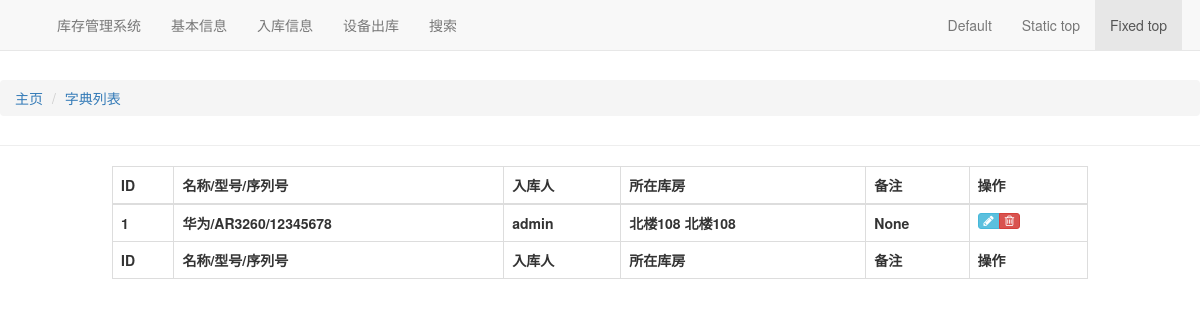
The app's page /stock/deviceins, older data.
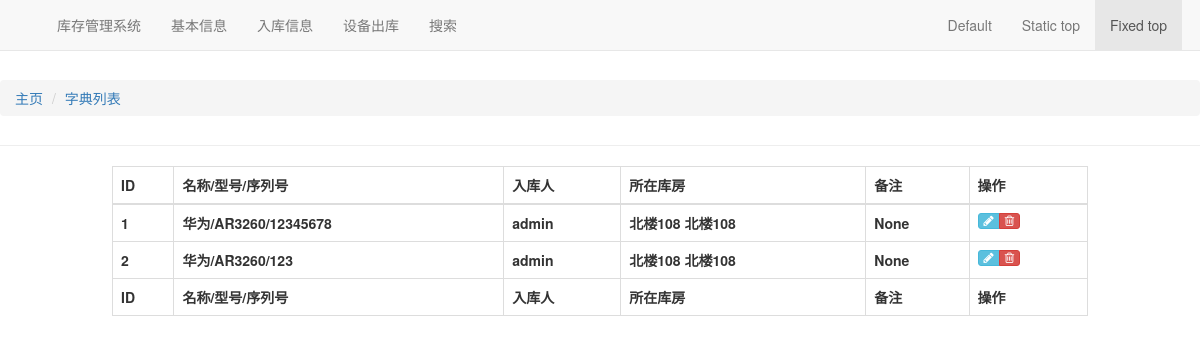
The same page, newer data.
### stock/models.py (models this page shows, shortened)
class DeviceIn(CommonInfo):
    device = models.ForeignKey(
        Device,
        on_delete=models.SET_NULL,
        blank=True,
        null=True,
    )
    warehouse = models.ForeignKey(
        Warehouse,
        on_delete=models.SET_NULL,
        blank=True,
        null=True,
    )
    employee = models.ForeignKey(
        UserProfile,
        on_delete=models.SET_NULL,
        blank=True,
        null=True,
    )
    class Meta:
        verbose_name = '设备入库表'
        verbose_name_plural = '设备入库表'

### asset/models.py (models this page shows, shortened)
class Device(CommonInfo):
    status_choice = (
        (1, '在库中'),
        (2, '已出库'),
    )
    good_choice = (
        (1, '故障'),
        (5, '良好'),
    )
    brand = models.ForeignKey(Wordbook,
                              blank=True,
                              on_delete=models.SET_NULL,
                              related_name='device_brands',
                              null=True,
                              verbose_name="名称")
    model = models.ForeignKey(Wordbook,
                              blank=True,
                              on_delete=models.SET_NULL,
                              related_name='device_models',
                              null=True,
                              verbose_name="型号")
    sn = models.CharField(max_length=100, verbose_name="设备编码", db_index=True)
    classification = models.ForeignKey(Wordbook,
                                       blank=True,
                                       on_delete=models.SET_NULL,
                                       related_name='device_classifications',
                                       null=True,
                                       verbose_name="类型")
    good = models.IntegerField(default=5,
                               choices=good_choice,
                               verbose_name="设备状态")
    value = models.DecimalField(default=0,
                                max_digits=10,
                                decimal_places=2,
                                verbose_name="价格")
    asset = models.CharField(max_length=100,
                             blank=True,
                             null=True,
                             verbose_name="资产编码")
    sap = models.CharField(max_length=100,
                           blank=True,
                           null=True,
                           verbose_name="SAP")
    status = models.IntegerField(default=1,
                                 choices=status_choice,
                                 verbose_name="状态")
    warehouse = models.ForeignKey(Warehouse,
                                  on_delete=models.SET_NULL,
                                  blank=True,
                                  null=True,
                                  verbose_name="所在库房")
    location = models.CharField(max_length=50,
                                blank=True,
                                null=True,
                                verbose_name="位置")
    def get_device_display(self):
        return u'{0}/{1}/{2}'.format(self.brand.name, self.model.name, self.sn)
    class Meta:
        verbose_name = '设备表'
        verbose_name_plural = '设备表'

### basic/models.py (models this page shows, shortened)
class CommonInfo(models.Model):
    check_choice = (
        (True, u'已审核'),
        (False, u'未审核'),
    )
    attach = models.FileField(upload_to='attachment/%Y/%m/%d',
                              verbose_name='附件',
                              blank=True,
                              null=True)
    check = models.BooleanField(default=False,
                                choices=check_choice,
                                verbose_name=u"是否审核")
    create_date = models.DateTimeField(blank=True,
                                       null=True,
                                       auto_now_add=True,
                                       verbose_name=u"创建时间")
    modify_date = models.DateTimeField(blank=True,
                                       null=True,
                                       auto_now=True,
                                       verbose_name=u"修改时间")
    description = models.CharField(max_length=100,
                                   blank=True,
                                   null=True,
                                   verbose_name=u"备注")
    class Meta:
        app_label = 'stock'
        abstract = True
        ordering = ['-modify_date']

class Wordbook(CommonInfo):
    name = models.CharField(max_length=30,
                            unique=True,
                            verbose_name=u"名称",
                            db_index=True)
    class Meta:
        verbose_name = u'字典表'
        verbose_name_plural = u'字典表'

class Warehouse(CommonInfo):
    name = models.CharField(max_length=30,
                            unique=True,
                            verbose_name=u"名称",
                            db_index=True)
    location = models.CharField(max_length=50, unique=True, verbose_name=u"位置")
    def __str__(self):
        return self.name + ' ' + self.location
    class Meta:
        verbose_name = u'库房表'
        verbose_name_plural = u'库房表'

### user/models.py (models this page shows)
class UserProfile(CommonInfo):
    user = models.OneToOneField(User,
                                on_delete=models.CASCADE,
                                related_name='profile')
    name = models.CharField('姓名', max_length=50, blank=True, null=True)
    department = models.ForeignKey(Wordbook,
                                   on_delete=models.SET_NULL,
                                   related_name='dep_users',
                                   blank=True,
                                   null=True)
    team = models.ForeignKey(Wordbook,
                             on_delete=models.SET_NULL,
                             related_name='team_users',
                             blank=True,
                             null=True)
    role = models.ForeignKey(Role,
                             on_delete=models.SET_NULL,
                             blank=True,
                             null=True,
                             verbose_name=u"角色")
    phone = models.CharField('固定电话', max_length=50, blank=True, null=True)
    mobile = models.CharField('电话', max_length=50, blank=True, null=True)
    class Meta:
        verbose_name = '用户信息'
    def __str__(self):
        return self.user.__str__()

### stock/views.py (the view)
# urls.py: path('deviceins', DeviceInList.as_view(), name='deviceins'),
class DeviceInList(ListView):
    model = DeviceIn

### templates/stock/devicein_list.html (shortened to what this page needs)
{% extends 'base.html' %}
{% block breadcrumb %}
<li id="orbit"><a href="{%url 'basic:wordbooks' %}">字典列表</a></li>
{% endblock %}
{% block maincontent %}
<div id="data" class="col-md-10 col-md-offset-1">
	<table id='dataTable' class='table table-bordered table-hover' cellspacing='0' width='100%'>
		<thead>
			<tr>
				<th>ID</th>
				<th>名称/型号/序列号</th>
				<th>入库人</th>
				<th>所在库房</th>
				<th>备注</th>
				<th>操作</th>
			</tr>
		</thead>
		{% if object_list %}
		{% for d in object_list %}
		<tr>
			<th>{{ d.id }}</th>
			<th>{{ d.device.get_device_display }}</th>
			<th>{{ d.employee }}</th>
			<th>{{ d.warehouse }}</th>
			<th>{{ d.description }}</th>
			<th>
				<div class="hidden-sm hidden-xs btn-group">
					<a class="btn btn-xs btn-info" href="{% url 'asset:edit_device' d.id %}">
						<i class="ace-icon fa fa-pencil bigger-120"></i>
					</a>
					<a class="btn btn-xs btn-danger" href="{% url 'asset:delete_device' d.id %}">
						<i class="ace-icon fa fa-trash-o bigger-120"></i>
					</a>
				</div>
			</th>
		</tr>
		{% endfor %}
		{% else %}
		<tr>
			<th><strong>There are no devices present.</strong></th>
		</tr>
		{% endif %}
		<tfoot>
			<tr>
				<th>ID</th>
				<th>名称/型号/序列号</th>
				<th>入库人</th>
				<th>所在库房</th>
				<th>备注</th>
				<th>操作</th>
			</tr>
		</tfoot>
	</table>
</div>
{% endblock %}

Row changes from the older to the newer data that the page shows:
added DeviceIn: id "2", device.device "华为/AR3260/123", employee "admin", warehouse "北楼108 北楼108", description "None"
